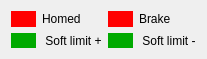
    <widget class="QWidget" name="layoutWidget_6">
     <property name="geometry">
      <rect>
       <x>4</x>
       <y>30</y>
       <width>207</width>
       <height>59</height>
      </rect>
     </property>
     <layout class="QGridLayout" name="gridLayout_14">
      <item row="0" column="0">
       <widget class="QLabel" name="label_n2_homed">
        <property name="styleSheet">
         <string>background-color: rgb(255, 0, 0);</string>
        </property>
        <property name="text">
         <string/>
        </property>
       </widget>
      </item>
      <item row="0" column="1">
       <widget class="QLabel" name="label_n2_home">
        <property name="text">
         <string>Homed</string>
        </property>
       </widget>
      </item>
      <item row="0" column="2">
       <widget class="QLabel" name="N2_brake_label">
        <property name="styleSheet">
         <string>background-color: rgb(255, 0, 0);</string>
        </property>
        <property name="text">
         <string/>
        </property>
       </widget>
      </item>
      <item row="1" column="0">
       <widget class="QLabel" name="label_n2_soft_limitP">
        <property name="styleSheet">
         <string>background-color: rgb(0, 170, 0);</string>
        </property>
        <property name="text">
         <string/>
        </property>
       </widget>
      </item>
      <item row="0" column="3">
       <widget class="QLabel" name="label_68">
        <property name="text">
         <string>Brake</string>
        </property>
       </widget>
      </item>
      <item row="1" column="1">
       <widget class="QLabel" name="label_71">
        <property name="text">
         <string> Soft limit +</string>
        </property>
       </widget>
      </item>
      <item row="1" column="2">
       <widget class="QLabel" name="label_n2_soft_limitN">
        <property name="styleSheet">
         <string>background-color: rgb(0, 170, 0);</string>
        </property>
        <property name="text">
         <string/>
        </property>
       </widget>
      </item>
      <item row="1" column="3">
       <widget class="QLabel" name="label_73">
        <property name="text">
         <string> Soft limit -</string>
        </property>
       </widget>
      </item>
     </layout>
    </widget>
